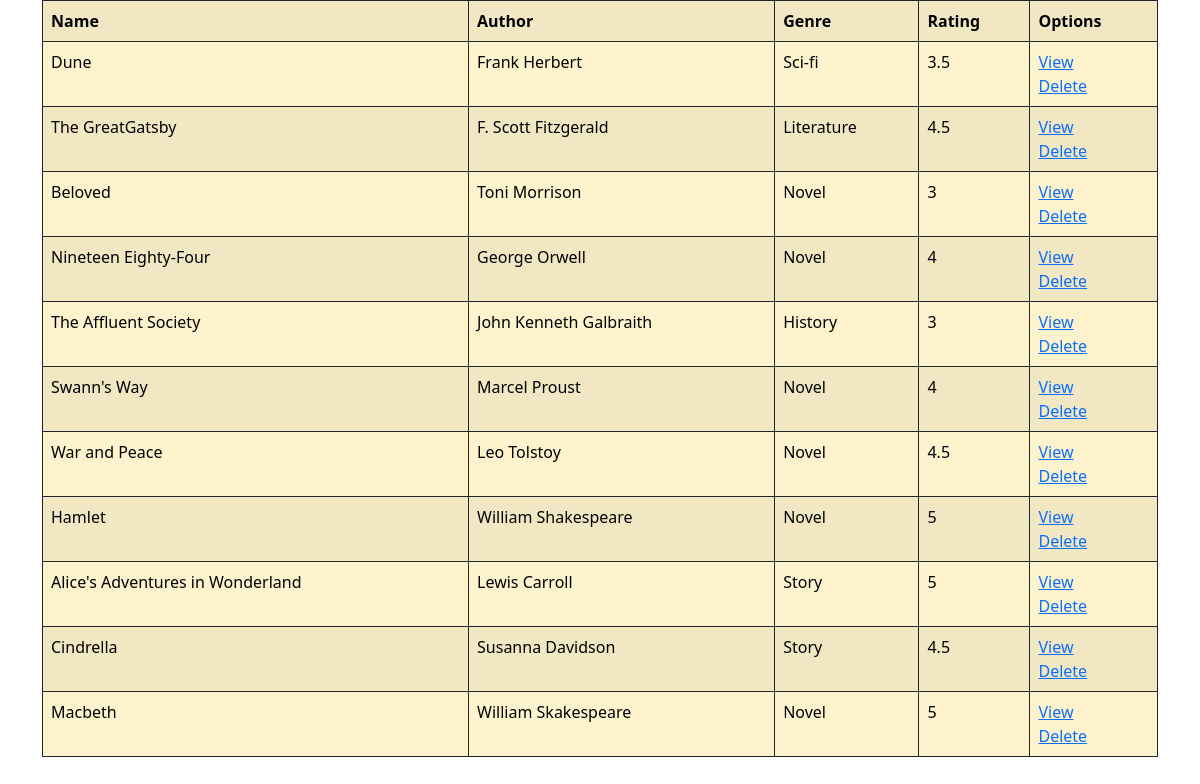
Page /books/all on the committed database.
### books/models.py (models this page shows, shortened)
class Book(models.Model):
    name=models.CharField(max_length=200,unique=True)
    author=models.CharField(max_length=200)
    genre=models.CharField(max_length=200)
    rating=models.CharField(max_length=200)

### books/views.py (the view)
# urls.py: path('books/all',views.BookListView.as_view(),name="books-all"),
class BookListView(View):
    def get(self,request,*args,**kwargs):
        qs=Book.objects.all()
        return render(request,"book_list.html",{"data":qs})

### books/templates/book_list.html (shortened to what this page needs)
<!DOCTYPE html>
<html lang="en">
<head>
</head>
<link href="https://cdn.jsdelivr.net/npm/bootstrap@5.3.2/dist/css/bootstrap.min.css" rel="stylesheet">
<body>
    <div class="container">
        <table class="table table-warning table-bordered border-dark table-striped">
            <tr>
                <th>Name</th>
                <th>Author</th>
                <th>Genre</th>
                <th>Rating</th>
                <th>Options</th>
            </tr>
        {%for bk in data%}
        <tr>
            <td>{{bk.name}}</td>
            <td>{{bk.author}}</td>
            <td>{{bk.genre}}</td>
            <td>{{bk.rating}}</td>
            <td><a href="{% url 'books-view' bk.id %}">View</a> <br> <a href="{% url 'books-delete' bk.id %}">Delete</a></td>
        </tr>
        {%endfor%}
        </table>
    </div>
</body>
</html>

### rows in the picture
Book: name "Dune", author "Frank Herbert", genre "Sci-fi", rating "3.5"
Book: name "The GreatGatsby", author "F. Scott Fitzgerald", genre "Literature", rating "4.5"
Book: name "Beloved", author "Toni Morrison", genre "Novel", rating "3"
Book: name "Nineteen Eighty-Four", author "George Orwell", genre "Novel", rating "4"
Book: name "The Affluent Society", author "John Kenneth Galbraith", genre "History", rating "3"
Book: name "Swann's Way", author "Marcel Proust", genre "Novel", rating "4"
Book: name "War and Peace", author "Leo Tolstoy", genre "Novel", rating "4.5"
Book: name "Hamlet", author "William Shakespeare", genre "Novel", rating "5"
Book: name "Alice's Adventures in Wonderland", author "Lewis Carroll", genre "Story", rating "5"
Book: name "Cindrella", author "Susanna Davidson", genre "Story", rating "4.5"
Book: name "Macbeth", author "William Skakespeare", genre "Novel", rating "5"
